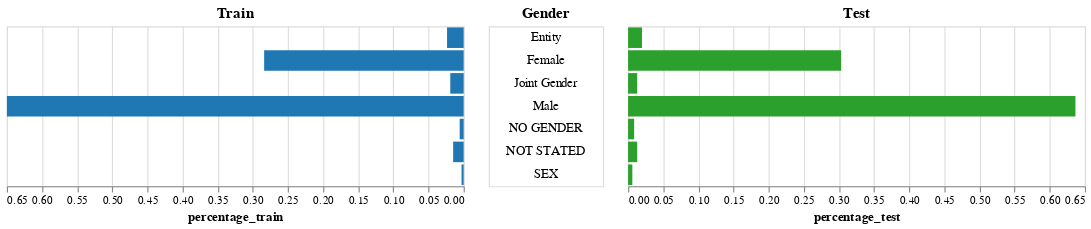

The notebook cell saved with this chart:
### Markdown cell above
# Gender

### Code cell
compare_train_test(train, test, 'Gender')

### Figure 1 — Vega-Lite specification as saved in the notebook (floating-point values rounded to 4 significant figures)
{"config": {"view": {"continuousWidth": 400, "continuousHeight": 300}}, "concat": [{"mark": "bar", "encoding": {"color": {"value": "#1f77b4"}, "x": {"type": "quantitative", "field": "percentage_train", "sort": "descending"}, "y": {"type": "ordinal", "axis": null, "field": "value"}}, "title": "Train"}, {"mark": "text", "encoding": {"text": {"type": "ordinal", "field": "value"}, "y": {"type": "ordinal", "axis": null, "field": "value"}}, "title": "Gender", "width": 100}, {"mark": "bar", "encoding": {"color": {"value": "#2ca02c"}, "x": {"type": "quantitative", "field": "percentage_test"}, "y": {"type": "ordinal", "axis": null, "field": "value"}}, "title": "Test"}], "data": {"name": "data-b7c219be4001fe1b93377195891ed325"}, "$schema": "https://vega.github.io/schema/vega-lite/v4.8.1.json", "datasets": {"data-b7c219be4001fe1b93377195891ed325": [{"value": "Male", "percentage_train": 0.6499, "percentage_test": 0.6365}, {"value": "Female", "percentage_train": 0.2839, "percentage_test": 0.3032}, {"value": "Entity", "percentage_train": 0.02363, "percentage_test": 0.01981}, {"value": "Joint Gender", "percentage_train": 0.01903, "percentage_test": 0.01292}, {"value": "NOT STATED", "percentage_train": 0.01493, "percentage_test": 0.01292}, {"value": "NO GENDER", "percentage_train": 0.005631, "percentage_test": 0.008613}, {"value": "SEX", "percentage_train": 0.002986, "percentage_test": 0.006029}]}}
